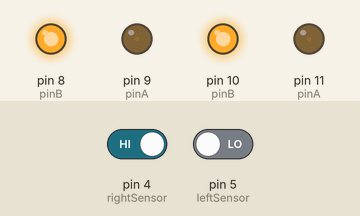
The program below on a simulated Arduino Uno, built with avr-gcc and run on an emulated ATmega328P. Parts: output pins drawn as LEDs (lit = HIGH). Inputs (shaded band) come from the test bench; at power-on: pin 4 (rightSensor) HIGH, pin 5 (leftSensor) LOW.

Above: at 1.2 s.
1.3 s: pin 4 (rightSensor) driven LOW
At 2.0 s:
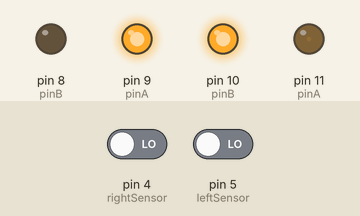
2.8 s: pin 5 (leftSensor) driven HIGH
At 3.27 s:
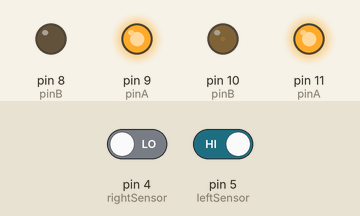
5.8 s: pin 5 (leftSensor) driven LOW
At 7.0 s:
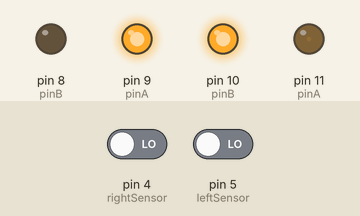
7.3 s: pin 4 (rightSensor) driven HIGH
At 7.77 s:
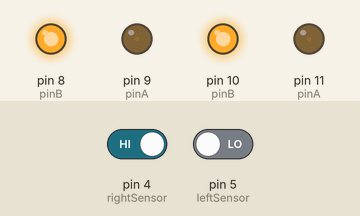
Timing chart, 0 to 10.3 s (numbered marks = the images above; inputs shaded):
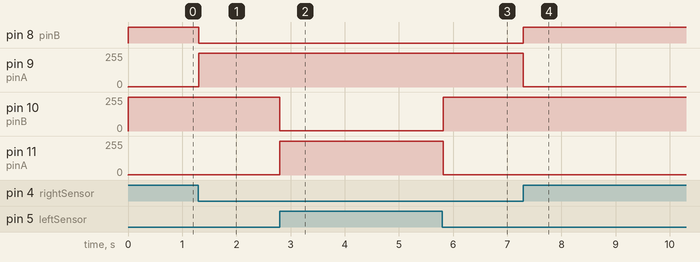

The program:

main.cpp
```cpp
#include <Arduino.h>
#include <L9110H.h>

#define rightSensor 4
#define leftSensor 5

bool isRight, isLeft;

L9110H robot;

void setup() {

  Serial.begin(9600);

  pinMode(rightSensor, INPUT);
  pinMode(leftSensor, INPUT);
}

void loop() {
  isRight = digitalRead(rightSensor);
  isLeft = digitalRead(leftSensor);

  if (isRight == 0 && isLeft == 0) {
    robot.forward(255, 50, false);
    return;

  } else if (isRight == 1 && isLeft == 1) {
    robot.stop();
    return;

  } else if (isLeft == 1 && isRight == 0) {
    robot.left(255, 50, true);
    return;

  } else if (isRight == 1 && isLeft == 0) {
    robot.right(255, 50, true);
    return;
  }

  delay(10000);
}
```

L9110H.h
```cpp
#ifndef L9110H_H

#define L9110H_H

#include <Arduino.h>

class L9110H {

    public:
      L9110H();

      void motor(int motorNumber, String instruction, int speed);

      void forward(int i, int seconds, bool hasStop);

      void backward(int i, int seconds, bool hasStop);

      void right(int i, int seconds, bool hasStop);

      void left(int i, int seconds, bool hasStop);

      void stop();

    private:

    int pinA;
    int pinB;
};

#endif
```

L9110H.cpp
```cpp
#include "L9110H.h"

#include <Arduino.h>

L9110H::L9110H() {
    pinMode(pinA, OUTPUT);
    pinMode(pinB, OUTPUT);
}

void L9110H::motor(int motorNumber, String instruction, int speed) {

    switch (motorNumber) {

        case 1: {
            pinA = 11;
            pinB = 10;
            break;
        }

        case 2: {
            pinA = 9;
            pinB = 8;
            break;
        }

        default: {
            break;
        }
    }

    if (instruction == "FORWARD") {
        analogWrite(pinB, 1);
        analogWrite(pinA, speed);
    } else if (instruction == "BACKWARD") {
        analogWrite(pinA, 1);
        analogWrite(pinB, speed);
    } else if (instruction == "STOP") {
        analogWrite(pinA, 0);
        analogWrite(pinB, 0);
    }
}

void L9110H::forward(int i, int seconds, bool hasStop) {
    motor(1, "BACKWARD", i);
    motor(2, "FORWARD", i);

    if (hasStop) {
        stop();
    }
}

void L9110H::backward(int i, int seconds, bool hasStop) {
    motor(1, "FORWARD", i);
    motor(2, "BACKWARD", i);

    delay(seconds);

    if (hasStop) {
        stop();
    }
}

void L9110H::right(int i, int seconds, bool hasStop) {
    motor(1, "BACKWARD", i);
    motor(2, "BACKWARD", i);

    delay(seconds);

    if (hasStop) {
        stop();
    }
}

void L9110H::left(int i, int seconds, bool hasStop) {
    motor(1, "FORWARD", i);
    motor(2, "FORWARD", i);

    delay(seconds);

    if (hasStop) {
        stop();
    }
}

void L9110H::stop() {
    motor(1, "STOP", 0);
    motor(2, "STOP", 0);
}
```

Measured:
- after the input at 1.3 s, pin 8 (pinB): HIGH → LOW at once; pin 9 (pinA): 1/255 → 255/255 at once
- after the input at 2.8 s, pin 10 (pinB): 255/255 → 1/255 at once; pin 11 (pinA): 1/255 → 255/255 at once
- after the input at 5.8 s, pin 10 (pinB): 1/255 → 255/255 at once; pin 11 (pinA): 255/255 → 1/255 at once
- after the input at 7.3 s, pin 8 (pinB): LOW → HIGH at once; pin 9 (pinA): 255/255 → 1/255 at once
